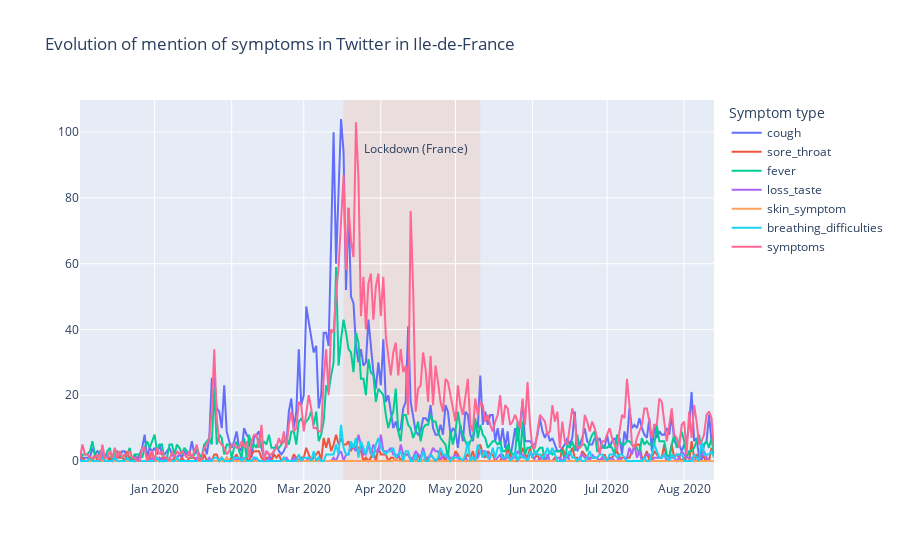

Notebook code cell kept with this figure:
### Code cell
def plot_symptoms_evolution() :
    traces=[]
    df = tweets_symptoms
    #for symptom in list(symptoms_dict_fr.keys()) :
    for symptom in symptoms_en:
        traces.append(go.Scatter(x = df['day'], 
                                 y = df[symptom].values,
                                mode = 'lines',
                                name = symptom))
   

    layout = go.Layout(title="Evolution of mention of symptoms in Twitter in Ile-de-France",
                      legend_title_text='Symptom type')
    fig = go.Figure(traces, layout)
    
    fig.add_shape(dict(type="rect",
                       yref='paper',
                       x0='2020-03-17',
                       y0=0,
                       x1='2020-05-11',
                       y1=1,
                       fillcolor="LightSalmon",
                       opacity=0.2,
                       layer='below',
                       line_width=0))
    
    fig.update_layout(annotations=[dict(
        x='2020-04-15',
        y=0.9,
        yref="paper",
        text="Lockdown (France)", showarrow=False)])
    
    py.iplot(fig)
plot_symptoms_evolution()

### Figure 1 — Plotly figure (JSON) as saved in the notebook; plotly's stock layout.template omitted (floating-point values rounded to 4 significant figures; data arrays with more than 128 entries replaced by an {"elided": "..."} marker saying what was removed)
{"data": [{"mode": "lines", "name": "cough", "type": "scatter", "x": {"elided": "256 str values"}, "y": {"elided": "256 int values"}}, {"mode": "lines", "name": "sore_throat", "type": "scatter", "x": {"elided": "256 str values"}, "y": {"elided": "256 int values"}}, {"mode": "lines", "name": "fever", "type": "scatter", "x": {"elided": "256 str values"}, "y": {"elided": "256 int values"}}, {"mode": "lines", "name": "loss_taste", "type": "scatter", "x": {"elided": "256 str values"}, "y": {"elided": "256 int values"}}, {"mode": "lines", "name": "skin_symptom", "type": "scatter", "x": {"elided": "256 str values"}, "y": {"elided": "256 int values"}}, {"mode": "lines", "name": "breathing_difficulties", "type": "scatter", "x": {"elided": "256 str values"}, "y": {"elided": "256 int values"}}, {"mode": "lines", "name": "symptoms", "type": "scatter", "x": {"elided": "256 str values"}, "y": {"elided": "256 int values"}}], "layout": {"annotations": [{"showarrow": false, "text": "Lockdown (France)", "x": "2020-04-15", "y": 0.9, "yref": "paper"}], "legend": {"title": {"text": "Symptom type"}}, "shapes": [{"fillcolor": "LightSalmon", "layer": "below", "line": {"width": 0}, "opacity": 0.2, "type": "rect", "x0": "2020-03-17", "x1": "2020-05-11", "y0": 0, "y1": 1, "yref": "paper"}], "title": {"text": "Evolution of mention of symptoms in Twitter in Ile-de-France"}}}
